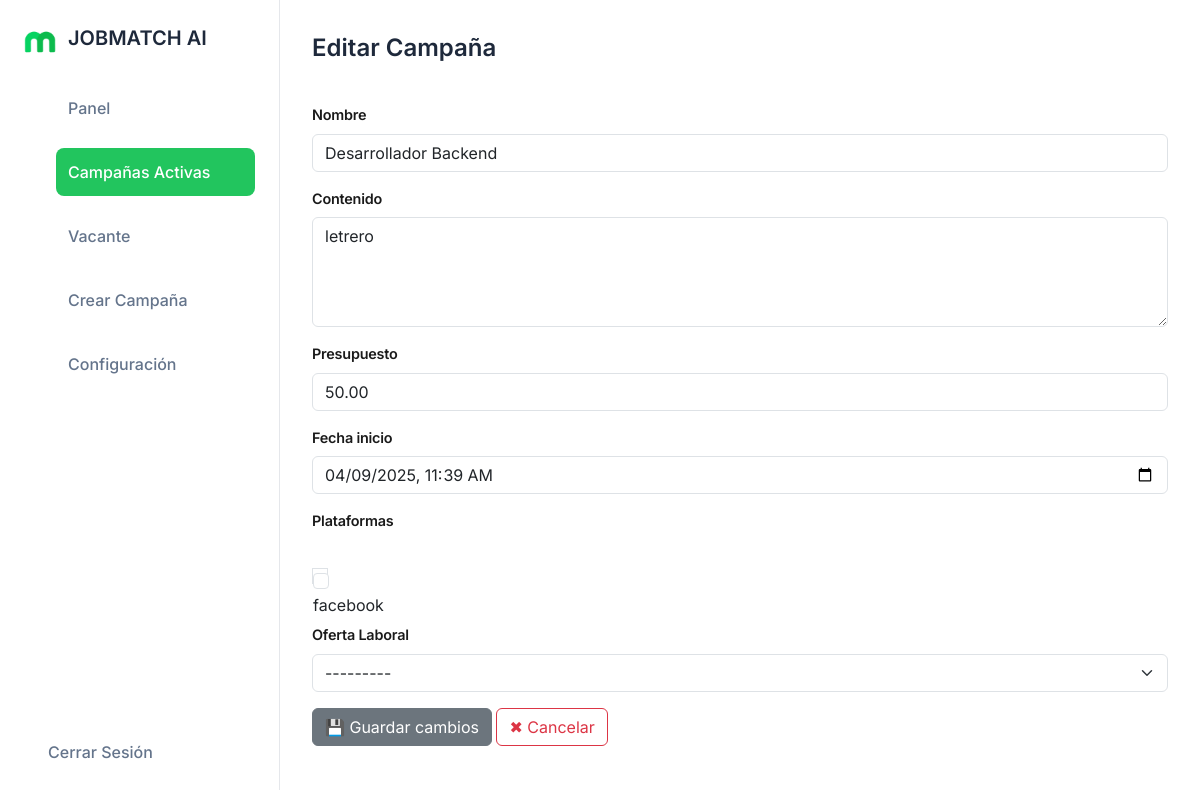
Page /campania/1/editar/ on the earlier database version.
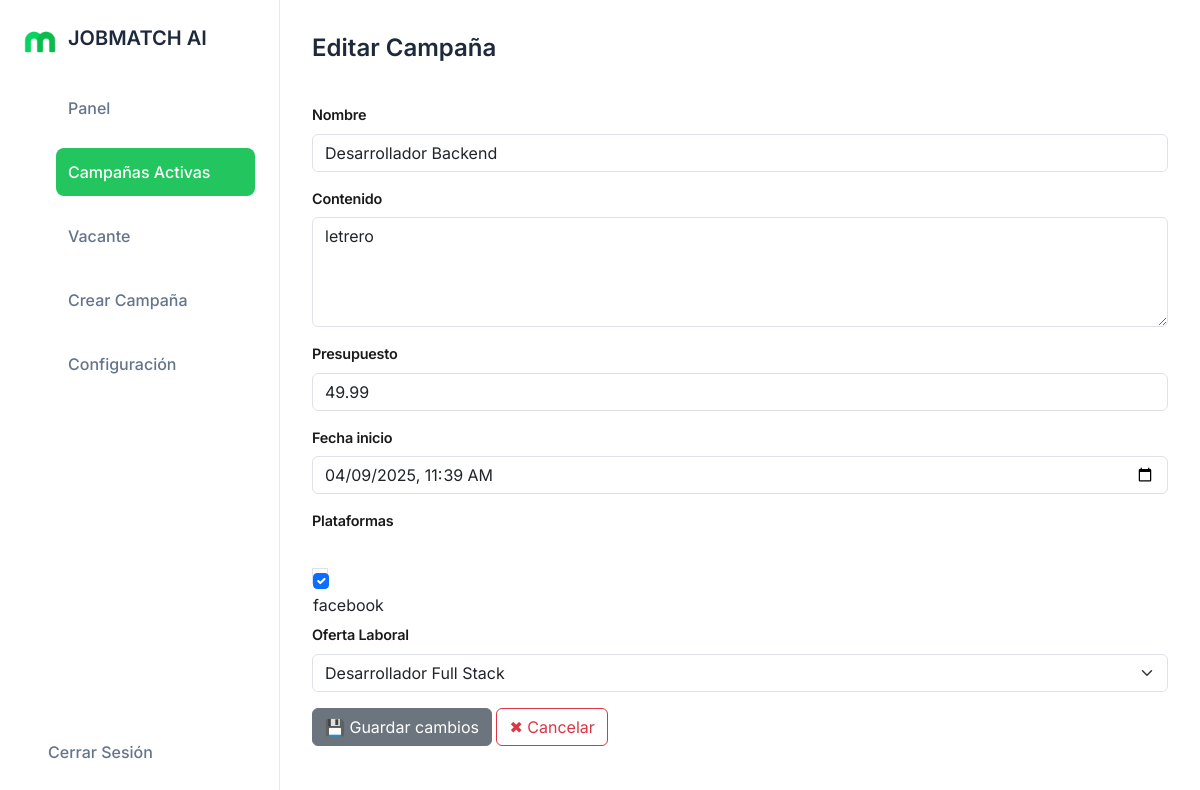
Same page on the later database version.
### dashboard/models.py (models this page shows, shortened)
class Campania(models.Model):
    ESTADOS = (
        ('activa', 'Activa'),
        ('pausada', 'Pausada'),
        ('finalizada', 'Finalizada'),
    )
    OfertaLaboral = models.ForeignKey('OfertaLaboral', on_delete=models.SET_NULL, null=True, blank=True)
    nombre = models.CharField(max_length=200)
    contenido = models.TextField()
    plataformas = models.ManyToManyField(Plataforma)
    presupuesto = models.DecimalField(max_digits=10, decimal_places=2)
    fecha_inicio = models.DateTimeField()
    fecha_creacion = models.DateTimeField(auto_now_add=True)
    estado = models.CharField(max_length=20, choices=ESTADOS, default='activa')
    id_facebook = models.CharField(max_length=100, blank=True)  # ID de la campaña en Meta

### dashboard/views.py (the view)
# urls.py: path('campania/<int:pk>/editar/', views.editar_campania, name='editar_campania'),
def editar_campania(request, pk):
    campania = get_object_or_404(Campania, pk=pk)
    if request.method == 'POST':
        form = CampaniaForm(request.POST, instance=campania)
        if form.is_valid():
            form.save()
            messages.success(request, 'Campaña actualizada exitosamente.')
            return redirect('campania_activas')
    else:
        form = CampaniaForm(instance=campania)
    return render(request, 'editar_campania.html', {'form': form, 'campania': campania})

### dashboard/forms.py
class CampaniaForm(forms.ModelForm):
    class Meta:
        model = Campania
        fields = ['nombre', 'contenido', 'presupuesto', 'fecha_inicio', 'plataformas', 'OfertaLaboral']
        widgets = {
            'nombre': forms.TextInput(attrs={'class': 'form-control'}),
            'contenido': forms.Textarea(attrs={'class': 'form-control', 'rows': 4}),
            'presupuesto': forms.NumberInput(attrs={'class': 'form-control'}),
            'fecha_inicio': forms.DateTimeInput(attrs={'type': 'datetime-local', 'class': 'form-control'}),
            'plataformas': forms.CheckboxSelectMultiple(attrs={'class': 'form-check-input'}),
            'OfertaLaboral': forms.Select(attrs={'class': 'form-select'}),
        }

### dashboard/models.py (called while the page is built)
    def __str__(self):
        return self.nombre

    def __str__(self):
        return self.cargo

### dashboard/templates/editar_campania.html (shortened to what this page needs)
{% load static %}
<!doctype html>
<html lang="es">
  <head>
    <link rel="stylesheet" href="https://cdn.jsdelivr.net/npm/@tabler/icons-webfont@2.30.0/tabler-icons.min.css" />
    <link rel="stylesheet" href="{% static 'dashboard/css/styles.css' %}">
    <link href="https://cdn.jsdelivr.net/npm/bootstrap@5.3.0/dist/css/bootstrap.min.css" rel="stylesheet">
  </head>
  <body>
    <div class="dashboard-container">
      <nav class="sidebar">
        <div class="logo-container">
          <img src="{% static 'images/logo.png' %}" alt="Logo JobMatch AI" class="logo-image" />
          <h1 class="logo-text">JOBMATCH AI</h1>
        </div>
        <ul class="nav-menu">
          <li class="nav-item"><a href="{% url 'dashboard' %}" class="nav-link"><span class="nav-text">Panel</span></a></li>
          <li class="nav-item active"><a href="{% url 'campania_activas' %}" class="nav-link"><span class="nav-text">Campañas Activas</span></a></li>
          <li class="nav-item"><a href="{% url 'vacante' %}" class="nav-link"><span class="nav-text">Vacante</span></a></li>
          <li class="nav-item"><a href="{% url 'create_campaign' %}" class="nav-link"><span class="nav-text">Crear Campaña</span></a></li>
          <li class="nav-item"><a href="#" class="nav-link"><span class="nav-text">Configuración</span></a></li>
        </ul>
        <div class="logout-container"><span class="nav-text">Cerrar Sesión</span></div>
      </nav>
      <main class="main-content">
        <header class="main-header">
          <h2 class="welcome-heading">Editar Campaña</h2>
        </header>
        <section class="campaign-form">
          <form method="post">
            <div class="mb-3">
              <label for="{{ form.nombre.id_for_label }}" class="form-label">Nombre</label>
              {{ form.nombre }}
            </div>
            <div class="mb-3">
              <label for="{{ form.contenido.id_for_label }}" class="form-label">Contenido</label>
              {{ form.contenido }}
            </div>
            <div class="mb-3">
              <label for="{{ form.presupuesto.id_for_label }}" class="form-label">Presupuesto</label>
              {{ form.presupuesto }}
            </div>
            <div class="mb-3">
              <label for="{{ form.fecha_inicio.id_for_label }}" class="form-label">Fecha inicio</label>
              {{ form.fecha_inicio }}
            </div>
            <div class="mb-3">
              <label class="form-label">Plataformas</label><br>
              {{ form.plataformas }}
            </div>
            <br>
            <div class="mb-3">
              <label for="{{ form.OfertaLaboral.id_for_label }}" class="form-label">Oferta Laboral</label>
              {{ form.OfertaLaboral }}
            </div>
            <button type="submit" class="btn btn-secondary">💾 Guardar cambios</button>
            <a href="{% url 'campania_activas' %}" class="btn btn-outline-danger ">✖ Cancelar</a>
          </form>
        </section>
      </main>
    </div>
  </body>
</html>

Differences in the rows shown:
changed Campania "Desarrollador Backend": presupuesto "50.00" → "49.99"; OfertaLaboral "---------" → "Desarrollador Full Stack"
Other differences:
form field plataformas: "☐" → "☑"
